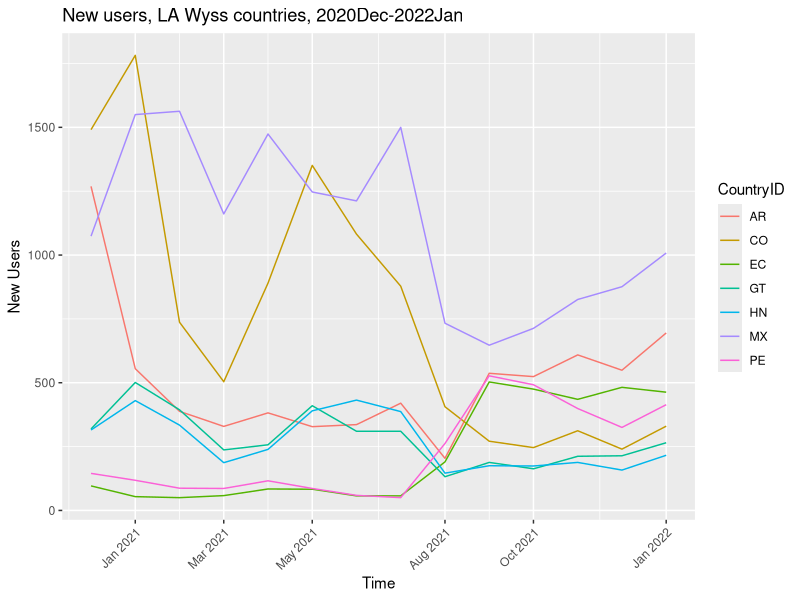
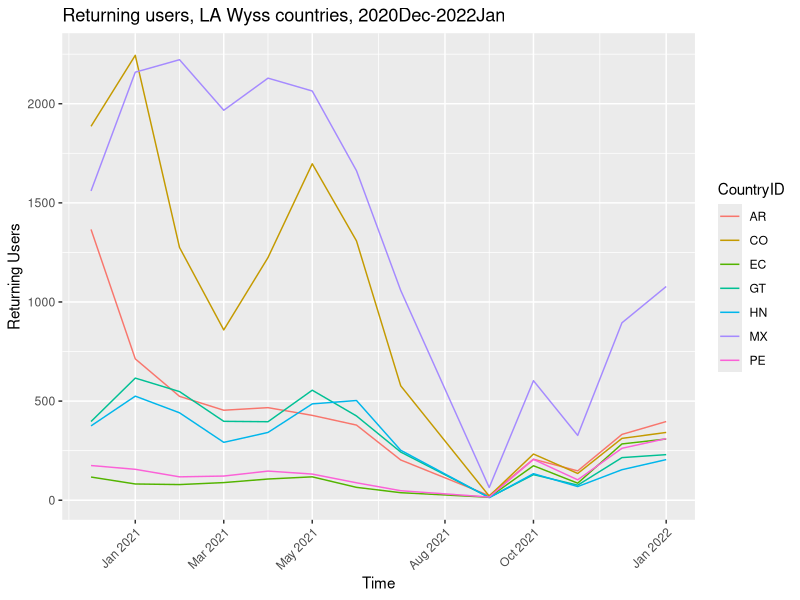
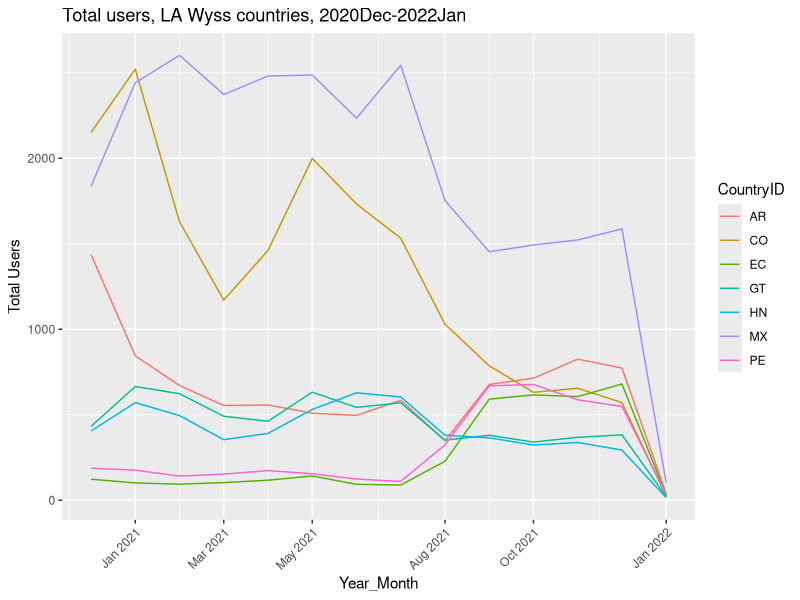
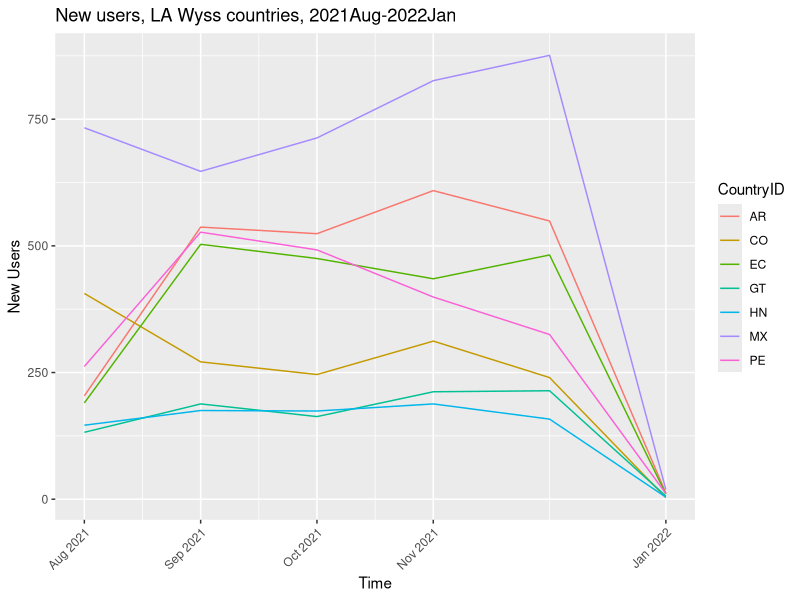
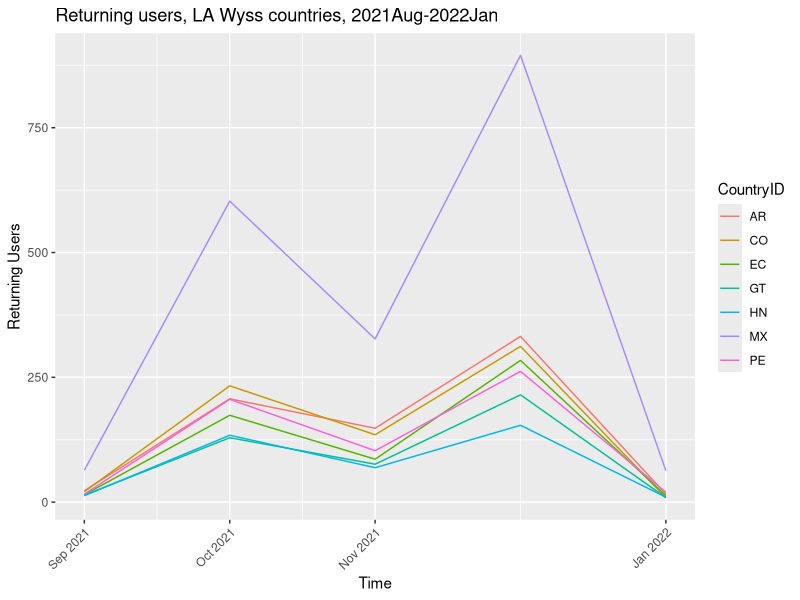

Here is the R script that generated these plots, in order:
## ---- chunk 1
knitr::opts_chunk$set(echo = TRUE)
## ---- chunk 2
install.packages("readr")
install.packages("dplyr")
install.packages("ggplot2")
library(readr)
library(dplyr)
library(ggplot2)
## ---- chunk 3
LAnewusers_Dec20Jan22 <- read.csv("newusers_20201201to20220101.csv",
skip = 1, head = FALSE, sep = ",")
## ---- chunk 4
#columns renamed
colnames(LAnewusers_Dec20Jan22) <- c("Country_ID", "2021_01",
"2020_12", "2021_06", "2021_11", "2021_05", "2021_02", "2021_08",
"2021_12", "2021_07", "2021_10", "2021_09", "2021_04", "2021_03",
"2022_01", "Totals")

#header rows and data entries for non-Wyss LA countries removed
LAnewusers_Dec20Jan22 <- LAnewusers_Dec20Jan22 %>%
filter(Country_ID == "MX" | Country_ID == "AR" | Country_ID == "CO" |
Country_ID == "GT" | Country_ID == "HN" | Country_ID == "PE" |
Country_ID == "EC")

#transposed rows/columns
LAnewusers_Dec20Jan22_2 <- t(LAnewusers_Dec20Jan22[-1])
colnames(LAnewusers_Dec20Jan22_2) <- LAnewusers_Dec20Jan22[, 1]

#making time a recognized column variable
LAnewusers_Dec20Jan22_2 <- cbind(rownames(LAnewusers_Dec20Jan22_2), 
  LAnewusers_Dec20Jan22_2)
rownames(LAnewusers_Dec20Jan22_2) <- NULL

#Totals row removed
LAnewusers_Dec20Jan22_2 <- LAnewusers_Dec20Jan22_2[-c(15), ]

#make it a dataframe
LAnewusers_Dec20Jan22_2 <- as.data.frame(LAnewusers_Dec20Jan22_2)
## ---- chunk 5
install.packages("tidyr")
library(tidyr)
## ---- chunk 6
#pivot to make CountryID a callable variable
LAnewusers_Dec20Jan22_3 <- pivot_longer(LAnewusers_Dec20Jan22_2, cols=2:8, names_to = "Country", values_to = "New_users")

#rename columns
colnames(LAnewusers_Dec20Jan22_3) <- c("Year_Month","CountryID","New_Users")

#make it a dataframe
LAnewusers_Dec20Jan22_3 <- as.data.frame(LAnewusers_Dec20Jan22_3)
## ---- chunk 7
#coerce New_Users to numeric variable rather than character
typeof(LAnewusers_Dec20Jan22_3$New_Users)
LAnewusers_Dec20Jan22_3$New_Users <- as.numeric(LAnewusers_Dec20Jan22_3$New_Users)
typeof(LAnewusers_Dec20Jan22_3$New_Users)

#make Month_Year a date/time object
install.packages("zoo")
library(zoo)
Year_Month <- LAnewusers_Dec20Jan22_3$Year_Month
Year_Month_2 <- as.yearmon(as.character(Year_Month), "%Y_%m")
LAnewusers_Dec20Jan22_3[ , 'Year_Month'] <- Year_Month_2
typeof(LAnewusers_Dec20Jan22_3$Year_Month)
## ---- chunk 8
LAnewusers_Jan22Feb22 <- read.csv("newusers_20220101to202220201.csv",
skip = 1, head = FALSE, sep = ",")

colnames(LAnewusers_Jan22Feb22) <- c("Country_ID", "2022_01",
"2022_02", "Totals")

LAnewusers_Jan22Feb22 <- LAnewusers_Jan22Feb22 %>%
filter(Country_ID == "MX" | Country_ID == "AR" | Country_ID == "CO" |
Country_ID == "GT" | Country_ID == "HN" | Country_ID == "PE" |
Country_ID == "EC")

LAnewusers_Jan22Feb22_2 <- t(LAnewusers_Jan22Feb22[-1])
colnames(LAnewusers_Jan22Feb22_2) <- c("MX", "AR", "EC", "PE", "CO", "GT", "HN")

#making time a recognized column variable
LAnewusers_Jan22Feb22_2 <- cbind(rownames(LAnewusers_Jan22Feb22_2), 
  LAnewusers_Jan22Feb22_2)
rownames(LAnewusers_Jan22Feb22_2) <- NULL

LAnewusers_Jan22Feb22_2 <- LAnewusers_Jan22Feb22_2[-c(3), ]

LAnewusers_Jan22Feb22_2 <- as.data.frame(LAnewusers_Jan22Feb22_2)

LAnewusers_Jan22Feb22_3 <- pivot_longer(LAnewusers_Jan22Feb22_2, cols=2:8, names_to = "Country", values_to = "New_users")

colnames(LAnewusers_Jan22Feb22_3) <- c("Year_Month","CountryID","New_Users")

LAnewusers_Jan22Feb22_3 <- as.data.frame(LAnewusers_Jan22Feb22_3)

LAnewusers_Jan22Feb22_3$New_Users <- as.numeric(LAnewusers_Jan22Feb22_3$New_Users)

Year_MonthJanFeb <- LAnewusers_Jan22Feb22_3$Year_Month
Year_MonthJanFeb_2 <- as.yearmon(as.character(Year_MonthJanFeb), "%Y_%m")
LAnewusers_Jan22Feb22_3[ , 'Year_Month'] <- Year_MonthJanFeb_2
typeof(LAnewusers_Jan22Feb22_3$Year_Month)

LAnewusers_Jan22 <- LAnewusers_Jan22Feb22_3 %>% filter(Year_Month == "Jan 2022")

LAnewusers_Dec20Dec21 <- LAnewusers_Dec20Jan22_3 %>% filter(Year_Month != "Jan 2022")


LAnewusers_Dec20Jan22full <- rbind(LAnewusers_Dec20Dec21, LAnewusers_Jan22)
## ---- chunk 9
#jpeg('LAnewusers_Dec20Jan22_3.jpg')
#ggplot(data = LAnewusers_Dec20Jan22_3, aes(x=Year_Month, y=New_Users)) + 
  #geom_line(aes(color=CountryID)) + labs(x = "Time", y = "New Users", 
  #title = "Total new users, LA Wyss countries, 2020Dec-2022Jan") + 
  #theme(axis.text.x = element_text(angle = 45, vjust = 1, hjust=1))

#jpeg('LAnewusers_Dec20Jan22full.jpg')
ggplot(data = LAnewusers_Dec20Jan22full, aes(x=Year_Month, y=New_Users)) + 
  geom_line(aes(color=CountryID)) + labs(x = "Time", y = "New Users", 
  title = "New users, LA Wyss countries, 2020Dec-2022Jan") + 
  theme(axis.text.x = element_text(angle = 45, vjust = 1, hjust=1))
## ---- chunk 10
LAreturningusers_Dec20Jan22 <- read.csv("returningusers_20201201to20220101.csv",
skip = 1, head = FALSE, sep = ",")
## ---- chunk 11
#columns renamed
colnames(LAreturningusers_Dec20Jan22) <- c("Country_ID", "2021_01",
"2020_12", "2021_02", "2021_05", "2021_06", "2021_04", "2021_03",
"2021_12", "2021_10", "2021_07", "2021_11", "2021_09", "2022_01", "Totals")

#header rows and data entries for non-Wyss LA countries removed
LAreturningusers_Dec20Jan22 <- LAreturningusers_Dec20Jan22 %>%
filter(Country_ID == "MX" | Country_ID == "AR" | Country_ID == "CO" |
Country_ID == "GT" | Country_ID == "HN" | Country_ID == "PE" |
Country_ID == "EC")

#transposed rows/columns
LAreturningusers_Dec20Jan22_2 <- t(LAreturningusers_Dec20Jan22[-1])
colnames(LAreturningusers_Dec20Jan22_2) <- LAreturningusers_Dec20Jan22[, 1]

#making time a recognized column variable
LAreturningusers_Dec20Jan22_2 <- cbind(rownames(LAreturningusers_Dec20Jan22_2), 
  LAreturningusers_Dec20Jan22_2)
rownames(LAreturningusers_Dec20Jan22_2) <- NULL

#Totals row removed
LAreturningusers_Dec20Jan22_2 <- LAreturningusers_Dec20Jan22_2[-c(14), ]

#make it a dataframe
LAreturningusers_Dec20Jan22_2 <- as.data.frame(LAreturningusers_Dec20Jan22_2)

#pivot to make CountryID a callable variable
LAreturningusers_Dec20Jan22_3 <- pivot_longer(LAreturningusers_Dec20Jan22_2, cols=2:8, names_to = "Country", values_to = "Returning_users")

#rename columns
colnames(LAreturningusers_Dec20Jan22_3) <- c("Year_Month","CountryID","Returning_Users")

#make it a dataframe
LAreturningusers_Dec20Jan22_3 <- as.data.frame(LAreturningusers_Dec20Jan22_3)

#coerce Returning_Users to numeric variable rather than character
LAreturningusers_Dec20Jan22_3$Returning_Users <- as.numeric(LAreturningusers_Dec20Jan22_3$Returning_Users)
typeof(LAreturningusers_Dec20Jan22_3$Returning_Users)

#make Month_Year a date/time object
Year_Month_returning <- LAreturningusers_Dec20Jan22_3$Year_Month
Year_Month_returning_2 <- as.yearmon(as.character(Year_Month_returning), "%Y_%m")
LAreturningusers_Dec20Jan22_3[ , 'Year_Month'] <- Year_Month_returning_2
typeof(LAreturningusers_Dec20Jan22_3$Year_Month)

#jpeg('LAreturningusers_Dec20Jan22_3.jpg')
#ggplot(data = LAreturningusers_Dec20Jan22_3, aes(x=Year_Month, y=Returning_Users)) + 
  #geom_line(aes(color=CountryID)) + labs(x = "Year_Month", y = "Returning Users", 
  #title = "Total returning users, LA Wyss countries, 2020Dec-2022Jan") + 
  #theme(axis.text.x = element_text(angle = 45, vjust = 1, hjust=1))
## ---- chunk 12
LAreturningusers_Jan22Feb22 <- read.csv("returningusers_20220101to20220201.csv",
skip = 1, head = FALSE, sep = ",")

colnames(LAreturningusers_Jan22Feb22) <- c("Country_ID", "2022_01",
"2022_02", "Totals")

LAreturningusers_Jan22Feb22 <- LAreturningusers_Jan22Feb22 %>%
filter(Country_ID == "MX" | Country_ID == "AR" | Country_ID == "CO" |
Country_ID == "GT" | Country_ID == "HN" | Country_ID == "PE" |
Country_ID == "EC")

LAreturningusers_Jan22Feb22_2 <- t(LAreturningusers_Jan22Feb22[-1])
colnames(LAreturningusers_Jan22Feb22_2) <- c("AR", "CO", "EC", "GT", "HN", "MX", "PE")

LAreturningusers_Jan22Feb22_2 <- cbind(rownames(LAreturningusers_Jan22Feb22_2), 
  LAreturningusers_Jan22Feb22_2)
rownames(LAreturningusers_Jan22Feb22_2) <- NULL

LAreturningusers_Jan22Feb22_2 <- LAreturningusers_Jan22Feb22_2[-c(3), ]

LAreturningusers_Jan22Feb22_2 <- as.data.frame(LAreturningusers_Jan22Feb22_2)

LAreturningusers_Jan22Feb22_3 <- pivot_longer(LAreturningusers_Jan22Feb22_2, cols=2:8, names_to = "Country", values_to = "Returning_users")

colnames(LAreturningusers_Jan22Feb22_3) <- c("Year_Month","CountryID","Returning_Users")

LAreturningusers_Jan22Feb22_3 <- as.data.frame(LAreturningusers_Jan22Feb22_3)

LAreturningusers_Jan22Feb22_3$Returning_Users <- as.numeric(LAreturningusers_Jan22Feb22_3$Returning_Users)

Year_MonthJanFebRet <- LAreturningusers_Jan22Feb22_3$Year_Month
Year_MonthJanFebRet_2 <- as.yearmon(as.character(Year_MonthJanFebRet), "%Y_%m")
LAreturningusers_Jan22Feb22_3[ , 'Year_Month'] <- Year_MonthJanFebRet_2
typeof(LAreturningusers_Jan22Feb22_3$Year_Month)

LAreturningusers_Jan22 <- LAreturningusers_Jan22Feb22_3 %>% filter(Year_Month == "Jan 2022")

LAreturningusers_Dec20Dec21 <- LAreturningusers_Dec20Jan22_3 %>% filter(Year_Month != "Jan 2022")

LAreturningusers_Dec20Jan22full <- rbind(LAreturningusers_Dec20Dec21, LAreturningusers_Jan22)

#jpeg('LAreturningusers_Dec20Jan22full.jpg')
ggplot(data = LAreturningusers_Dec20Jan22full, aes(x=Year_Month, y=Returning_Users)) + 
  geom_line(aes(color=CountryID)) + labs(x = "Time", y = "Returning Users", 
  title = "Returning users, LA Wyss countries, 2020Dec-2022Jan") + 
  theme(axis.text.x = element_text(angle = 45, vjust = 1, hjust=1))
## ---- chunk 13
LAtotalusers_Dec20Jan22 <- read.csv("totalusers_20201201to20220101.csv",
skip = 1, head = FALSE, sep = ",")
## ---- chunk 14
#columns renamed
colnames(LAtotalusers_Dec20Jan22) <- c("Country_ID", "2021_01",
"2020_12", "2021_02", "2021_08", "2021_12", "2021_11", "2021_06",
"2021_07", "2021_05", "2021_09", "2021_10", "2021_04", "2021_03", "2022_01", "Totals")

#header rows and data entries for non-Wyss LA countries removed
LAtotalusers_Dec20Jan22 <- LAtotalusers_Dec20Jan22 %>%
filter(Country_ID == "MX" | Country_ID == "AR" | Country_ID == "CO" |
Country_ID == "GT" | Country_ID == "HN" | Country_ID == "PE" |
Country_ID == "EC")

#transposed rows/columns
LAtotalusers_Dec20Jan22_2 <- t(LAtotalusers_Dec20Jan22[-1])
colnames(LAtotalusers_Dec20Jan22_2) <- LAtotalusers_Dec20Jan22[, 1]

#making time a recognized column variable
LAtotalusers_Dec20Jan22_2 <- cbind(rownames(LAtotalusers_Dec20Jan22_2), 
  LAtotalusers_Dec20Jan22_2)
rownames(LAtotalusers_Dec20Jan22_2) <- NULL

#Totals row removed
LAtotalusers_Dec20Jan22_2 <- LAtotalusers_Dec20Jan22_2[-c(15), ]

#make it a dataframe
LAtotalusers_Dec20Jan22_2 <- as.data.frame(LAtotalusers_Dec20Jan22_2)

#pivot to make CountryID a callable variable
LAtotalusers_Dec20Jan22_3 <- pivot_longer(LAtotalusers_Dec20Jan22_2, cols=2:8, names_to = "Country", values_to = "Total_users")

#rename columns
colnames(LAtotalusers_Dec20Jan22_3) <- c("Year_Month","CountryID","Total_Users")

#make it a dataframe
LAtotalusers_Dec20Jan22_3 <- as.data.frame(LAtotalusers_Dec20Jan22_3)

#coerce Total_Users to numeric variable rather than character
LAtotalusers_Dec20Jan22_3$Total_Users <- as.numeric(LAtotalusers_Dec20Jan22_3$Total_Users)
typeof(LAtotalusers_Dec20Jan22_3$Total_Users)

#make Month_Year a date/time object
Year_Month_total <- LAtotalusers_Dec20Jan22_3$Year_Month
Year_Month_total_2 <- as.yearmon(as.character(Year_Month_total), "%Y_%m")
LAtotalusers_Dec20Jan22_3[ , 'Year_Month'] <- Year_Month_total_2
typeof(LAtotalusers_Dec20Jan22_3$Year_Month)

#jpeg('LAtotalusers_Dec20Jan22_3.jpg')
ggplot(data = LAtotalusers_Dec20Jan22_3, aes(x=Year_Month, y=Total_Users)) + 
  geom_line(aes(color=CountryID)) + labs(x = "Year_Month", y = "Total Users", 
  title = "Total users, LA Wyss countries, 2020Dec-2022Jan") + 
  theme(axis.text.x = element_text(angle = 45, vjust = 1, hjust=1))
## ---- chunk 15
LAnewusers_Dec20Jan22_3_MX <- LAnewusers_Dec20Jan22_3 %>% filter(CountryID == "MX")

newusers_MX_lm <- lm(New_Users~Year_Month, LAnewusers_Dec20Jan22_3_MX)

New_dates <- data.frame(Year_Month= c("2022_04", "2022_07"))
New_Year_Month <- New_dates$Year_Month
New_Year_Month_2 <- as.yearmon(as.character(New_Year_Month), "%Y_%m")
New_dates[ , 'Year_Month'] <- New_Year_Month_2
typeof(New_dates$Year_Month)

New_users_prediction_col_MX <- predict(newusers_MX_lm, New_dates)
New_users_prediction_MX <- cbind(New_dates, New_users_prediction_col_MX)
## ---- chunk 16
LAnewusers_Dec20Jan22_3_AR <- LAnewusers_Dec20Jan22_3 %>% filter(CountryID == "AR")

newusers_AR_lm <- lm(New_Users~Year_Month, LAnewusers_Dec20Jan22_3_AR)

New_users_prediction_col_AR <- predict(newusers_AR_lm, New_dates)
New_users_prediction_AR <- cbind(New_dates, New_users_prediction_col_AR)
## ---- chunk 17
LAnewusers_Dec20Jan22_3_CO <- LAnewusers_Dec20Jan22_3 %>% filter(CountryID == "CO")

newusers_CO_lm <- lm(New_Users~Year_Month, LAnewusers_Dec20Jan22_3_CO)

New_users_prediction_col_CO <- predict(newusers_CO_lm, New_dates)
New_users_prediction_CO <- cbind(New_dates, New_users_prediction_col_CO)
## ---- chunk 18
LAnewusers_Dec20Jan22_3_GT <- LAnewusers_Dec20Jan22_3 %>% filter(CountryID == "GT")

newusers_GT_lm <- lm(New_Users~Year_Month, LAnewusers_Dec20Jan22_3_GT)

New_users_prediction_col_GT <- predict(newusers_GT_lm, New_dates)
New_users_prediction_GT <- cbind(New_dates, New_users_prediction_col_GT)
## ---- chunk 19
LAnewusers_Dec20Jan22_3_HN <- LAnewusers_Dec20Jan22_3 %>% filter(CountryID == "HN")

newusers_HN_lm <- lm(New_Users~Year_Month, LAnewusers_Dec20Jan22_3_HN)

New_users_prediction_col_HN <- predict(newusers_HN_lm, New_dates)
New_users_prediction_HN <- cbind(New_dates, New_users_prediction_col_HN)
## ---- chunk 20
LAnewusers_Dec20Jan22_3_PE <- LAnewusers_Dec20Jan22_3 %>% filter(CountryID == "PE")

newusers_PE_lm <- lm(New_Users~Year_Month, LAnewusers_Dec20Jan22_3_PE)

New_users_prediction_col_PE <- predict(newusers_PE_lm, New_dates)
New_users_prediction_PE <- cbind(New_dates, New_users_prediction_col_PE)
## ---- chunk 21
LAnewusers_Dec20Jan22_3_EC <- LAnewusers_Dec20Jan22_3 %>% filter(CountryID == "EC")

newusers_EC_lm <- lm(New_Users~Year_Month, LAnewusers_Dec20Jan22_3_EC)

New_users_prediction_col_EC <- predict(newusers_EC_lm, New_dates)
New_users_prediction_EC <- cbind(New_dates, New_users_prediction_col_EC)
## ---- chunk 22
New_users_prediction <- cbind(New_dates, New_users_prediction_AR$New_users_prediction_col_AR, New_users_prediction_CO$New_users_prediction_col_CO, New_users_prediction_EC$New_users_prediction_col_EC, New_users_prediction_GT$New_users_prediction_col_GT, New_users_prediction_HN$New_users_prediction_col_HN, New_users_prediction_MX$New_users_prediction_col_MX, New_users_prediction_PE$New_users_prediction_col_PE)

colnames(New_users_prediction) <- c("Time", "New users prediction AR", "New users prediction CO", "New users prediction EC", "New users prediction GT", "New users prediction HN", "New users prediction MX", "New users prediction PE")

write.csv(New_users_prediction, "New_users_predictionLA.csv")
## ---- chunk 23
LAreturningusers_Dec20Jan22_3_MX <- LAreturningusers_Dec20Jan22_3 %>% filter(CountryID == "MX")

returningusers_MX_lm <- lm(Returning_Users~Year_Month, LAreturningusers_Dec20Jan22_3_MX)

Returning_users_prediction_col_MX <- predict(returningusers_MX_lm, New_dates)
Returning_users_prediction_MX <- cbind(New_dates, Returning_users_prediction_col_MX)
## ---- chunk 24
LAreturningusers_Dec20Jan22_3_AR <- LAreturningusers_Dec20Jan22_3 %>% filter(CountryID == "AR")

returningusers_AR_lm <- lm(Returning_Users~Year_Month, LAreturningusers_Dec20Jan22_3_AR)

Returning_users_prediction_col_AR <- predict(returningusers_AR_lm, New_dates)
Returning_users_prediction_AR <- cbind(New_dates, Returning_users_prediction_col_AR)
## ---- chunk 25
LAreturningusers_Dec20Jan22_3_CO <- LAreturningusers_Dec20Jan22_3 %>% filter(CountryID == "CO")

returningusers_CO_lm <- lm(Returning_Users~Year_Month, LAreturningusers_Dec20Jan22_3_CO)

Returning_users_prediction_col_CO <- predict(returningusers_CO_lm, New_dates)
Returning_users_prediction_CO <- cbind(New_dates, Returning_users_prediction_col_CO)
## ---- chunk 26
LAreturningusers_Dec20Jan22_3_GT <- LAreturningusers_Dec20Jan22_3 %>% filter(CountryID == "GT")

returningusers_GT_lm <- lm(Returning_Users~Year_Month, LAreturningusers_Dec20Jan22_3_GT)

Returning_users_prediction_col_GT <- predict(returningusers_GT_lm, New_dates)
Returning_users_prediction_GT <- cbind(New_dates, Returning_users_prediction_col_GT)
## ---- chunk 27
LAreturningusers_Dec20Jan22_3_HN <- LAreturningusers_Dec20Jan22_3 %>% filter(CountryID == "HN")

returningusers_HN_lm <- lm(Returning_Users~Year_Month, LAreturningusers_Dec20Jan22_3_HN)

Returning_users_prediction_col_HN <- predict(returningusers_HN_lm, New_dates)
Returning_users_prediction_HN <- cbind(New_dates, Returning_users_prediction_col_HN)
## ---- chunk 28
LAreturningusers_Dec20Jan22_3_PE <- LAreturningusers_Dec20Jan22_3 %>% filter(CountryID == "PE")

returningusers_PE_lm <- lm(Returning_Users~Year_Month, LAreturningusers_Dec20Jan22_3_PE)

Returning_users_prediction_col_PE <- predict(returningusers_PE_lm, New_dates)
Returning_users_prediction_PE <- cbind(New_dates, Returning_users_prediction_col_PE)
## ---- chunk 29
LAreturningusers_Dec20Jan22_3_EC <- LAreturningusers_Dec20Jan22_3 %>% filter(CountryID == "EC")

returningusers_EC_lm <- lm(Returning_Users~Year_Month, LAreturningusers_Dec20Jan22_3_EC)

Returning_users_prediction_col_EC <- predict(returningusers_EC_lm, New_dates)
Returning_users_prediction_EC <- cbind(New_dates, Returning_users_prediction_col_EC)
## ---- chunk 30
Returning_users_prediction <- cbind(New_dates, Returning_users_prediction_AR$Returning_users_prediction_col_AR, Returning_users_prediction_CO$Returning_users_prediction_col_CO, Returning_users_prediction_EC$Returning_users_prediction_col_EC, Returning_users_prediction_GT$Returning_users_prediction_col_GT, Returning_users_prediction_HN$Returning_users_prediction_col_HN, Returning_users_prediction_MX$Returning_users_prediction_col_MX, Returning_users_prediction_PE$Returning_users_prediction_col_PE)

colnames(Returning_users_prediction) <- c("Time", "Returning users prediction AR", "Returning users prediction CO", "Returning users prediction EC", "Returning users prediction GT", "Returning users prediction HN", "Returning users prediction MX", "Returning users prediction PE")

write.csv(Returning_users_prediction, "Returning_users_predictionLA.csv")
## ---- chunk 31
LAtotalusers_Dec20Jan22_3_MX <- LAtotalusers_Dec20Jan22_3 %>% filter(CountryID == "MX")

totalusers_MX_lm <- lm(Total_Users~Year_Month, LAtotalusers_Dec20Jan22_3_MX)

Total_users_prediction_col_MX <- predict(totalusers_MX_lm, New_dates)
Total_users_prediction_MX <- cbind(New_dates, Total_users_prediction_col_MX)
## ---- chunk 32
LAtotalusers_Dec20Jan22_3_AR <- LAtotalusers_Dec20Jan22_3 %>% filter(CountryID == "AR")

totalusers_AR_lm <- lm(Total_Users~Year_Month, LAtotalusers_Dec20Jan22_3_AR)

Total_users_prediction_col_AR <- predict(totalusers_AR_lm, New_dates)
Total_users_prediction_AR <- cbind(New_dates, Total_users_prediction_col_AR)
## ---- chunk 33
LAtotalusers_Dec20Jan22_3_CO <- LAtotalusers_Dec20Jan22_3 %>% filter(CountryID == "CO")

totalusers_CO_lm <- lm(Total_Users~Year_Month, LAtotalusers_Dec20Jan22_3_CO)

Total_users_prediction_col_CO <- predict(totalusers_CO_lm, New_dates)
Total_users_prediction_CO <- cbind(New_dates, Total_users_prediction_col_CO)
## ---- chunk 34
LAtotalusers_Dec20Jan22_3_GT <- LAtotalusers_Dec20Jan22_3 %>% filter(CountryID == "GT")

totalusers_GT_lm <- lm(Total_Users~Year_Month, LAtotalusers_Dec20Jan22_3_GT)

Total_users_prediction_col_GT <- predict(totalusers_GT_lm, New_dates)
Total_users_prediction_GT <- cbind(New_dates, Total_users_prediction_col_GT)
## ---- chunk 35
LAtotalusers_Dec20Jan22_3_HN <- LAtotalusers_Dec20Jan22_3 %>% filter(CountryID == "HN")

totalusers_HN_lm <- lm(Total_Users~Year_Month, LAtotalusers_Dec20Jan22_3_HN)

Total_users_prediction_col_HN <- predict(totalusers_HN_lm, New_dates)
Total_users_prediction_HN <- cbind(New_dates, Total_users_prediction_col_HN)
## ---- chunk 36
LAtotalusers_Dec20Jan22_3_PE <- LAtotalusers_Dec20Jan22_3 %>% filter(CountryID == "PE")

totalusers_PE_lm <- lm(Total_Users~Year_Month, LAtotalusers_Dec20Jan22_3_PE)

Total_users_prediction_col_PE <- predict(totalusers_PE_lm, New_dates)
Total_users_prediction_PE <- cbind(New_dates, Total_users_prediction_col_PE)
## ---- chunk 37
LAtotalusers_Dec20Jan22_3_EC <- LAtotalusers_Dec20Jan22_3 %>% filter(CountryID == "EC")

totalusers_EC_lm <- lm(Total_Users~Year_Month, LAtotalusers_Dec20Jan22_3_EC)

Total_users_prediction_col_EC <- predict(totalusers_EC_lm, New_dates)
Total_users_prediction_EC <- cbind(New_dates, Total_users_prediction_col_EC)
## ---- chunk 38
Total_users_prediction <- cbind(New_dates, Total_users_prediction_AR$Total_users_prediction_col_AR, Total_users_prediction_CO$Total_users_prediction_col_CO, Total_users_prediction_EC$Total_users_prediction_col_EC, Total_users_prediction_GT$Total_users_prediction_col_GT, Total_users_prediction_HN$Total_users_prediction_col_HN, Total_users_prediction_MX$Total_users_prediction_col_MX, Total_users_prediction_PE$Total_users_prediction_col_PE)

colnames(Total_users_prediction) <- c("Time", "Total users prediction AR", "Total users prediction CO", "Total users prediction EC", "Total users prediction GT", "Total users prediction HN", "Total users prediction MX", "Total users prediction PE")

write.csv(Total_users_prediction, "Total_users_predictionLA.csv")
## ---- chunk 39
LAnewusers_Aug21Jan22 <- LAnewusers_Dec20Jan22_3 %>% filter(Year_Month == "Aug 2021" | Year_Month == "Sep 2021" | Year_Month == "Oct 2021" | Year_Month == "Nov 2021" | Year_Month == "Dec 2021" | Year_Month == "Jan 2022")

LAreturningusers_Aug21Jan22 <- LAreturningusers_Dec20Jan22_3 %>% filter(Year_Month == "Aug 2021" | Year_Month == "Sep 2021" | Year_Month == "Oct 2021" | Year_Month == "Nov 2021" | Year_Month == "Dec 2021" | Year_Month == "Jan 2022")

#jpeg('LAnewusers_Aug21Jan22.jpg')
ggplot(data = LAnewusers_Aug21Jan22, aes(x=Year_Month, y=New_Users)) + 
  geom_line(aes(color=CountryID)) + labs(x = "Time", y = "New Users", 
  title = "New users, LA Wyss countries, 2021Aug-2022Jan") + 
  theme(axis.text.x = element_text(angle = 45, vjust = 1, hjust=1))

#jpeg('LAreturningusers_Aug21Jan22.jpg')
ggplot(data = LAreturningusers_Aug21Jan22, aes(x=Year_Month, y=Returning_Users)) + 
  geom_line(aes(color=CountryID)) + labs(x = "Time", y = "Returning Users", 
  title = "Returning users, LA Wyss countries, 2021Aug-2022Jan") + 
  theme(axis.text.x = element_text(angle = 45, vjust = 1, hjust=1))
